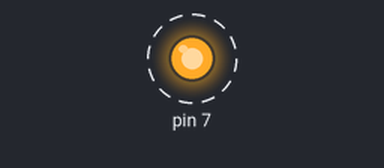
The program below on a simulated Raspberry Pi (header pin numbers). Shown: output pins drawn as LEDs (lit = HIGH). Dashed ring = blinking.

Above: at 0.2 s.
Timing chart, 0 to 3.0 s (numbered marks = the images above):
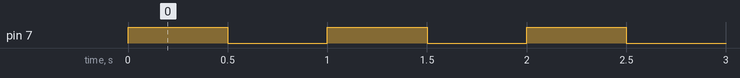

Measured:
- by itself, pin 7: alternates HIGH for 0.50 s and LOW for 0.50 s

The program:

GPIOtest.py
```python
import time, RPi.GPIO as GPIO
GPIO.setmode(GPIO.BOARD)
GPIO.setup(7, GPIO.OUT)
try:
    while 1:
        GPIO.output(7, GPIO.HIGH)
        time.sleep(0.5)
        GPIO.output(7, GPIO.LOW)
        time.sleep(0.5)
except KeyboardInterrupt:
    GPIO.cleanup()
```
